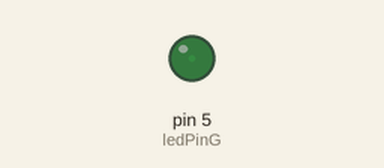
A sketch run on a simulated Arduino Uno, built with avr-gcc and run on an emulated ATmega328P. Parts: output pins drawn as LEDs (lit = HIGH).

Above: at 0.05 s.
At 1.15 s:
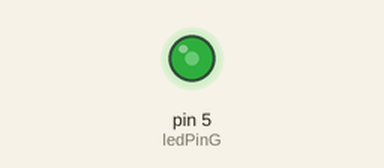
At 2.3 s:
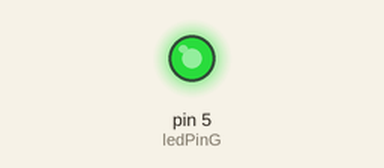
At 4.55 s:
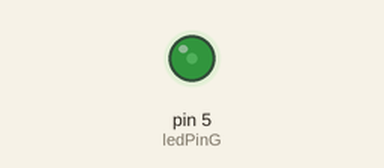
Timing chart, 0 to 6.6 s (numbered marks = the images above):
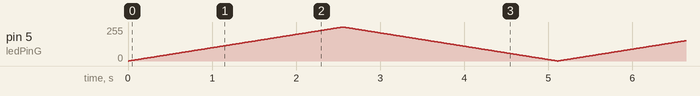

The sketch:

mothers-love.ino
```cpp
int sensorPin = A0;    // select the input pin for the potentiometer
int ledPinG = 5;
int ledPinB = 6;
int ledPinR = 9;
int sensorValue = 0;  // variable to store the value coming from the sensor
int count = 0;
int sum = 1;

void setup() {
  // declare the ledPin as an OUTPUT:
  pinMode(ledPinG, OUTPUT);
}

void loop() {

  analogWrite(ledPinG, count);

  delay(10);
  count = count+sum;

  if (count>254) {
    sum = -sum;
  }
  if (count<1) {
    sum = -sum;
  }

  // stop the program for for <sensorValue> milliseconds:
}
```
